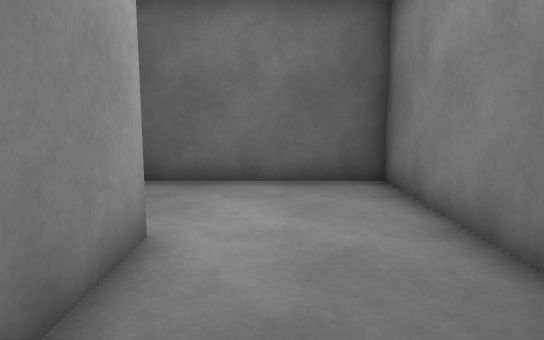
View 1 (above)

17 first-person views from a walk through a 3-D level made in the Unity game engine. The camera is 1.3 m above the floor, tilts 8° down and sees 70° across. The floor is counted in squares, 0.9 m on a side. Each view is taken from the middle of a square. On the plan, view 1 faces up. The plan holds only what a view shows up to about 17 squares ahead; the rest is blank. The place goes on beyond the plan. The player character is not drawn. Some surface patterns are stand-ins.

View 2
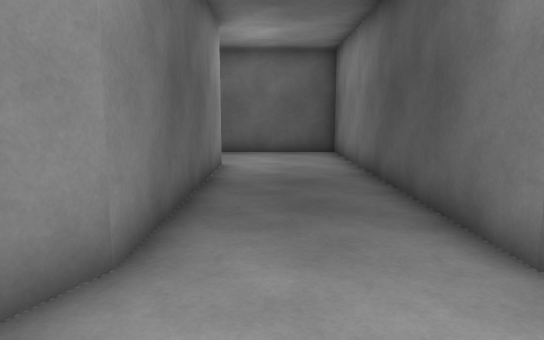

View 3
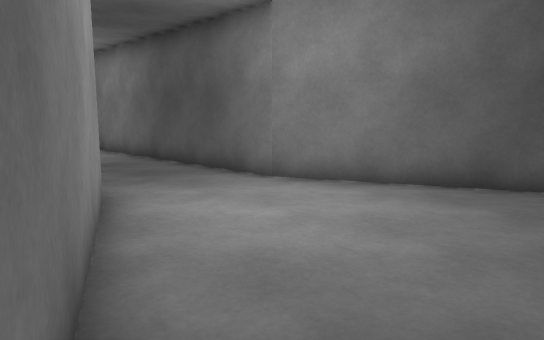

View 4
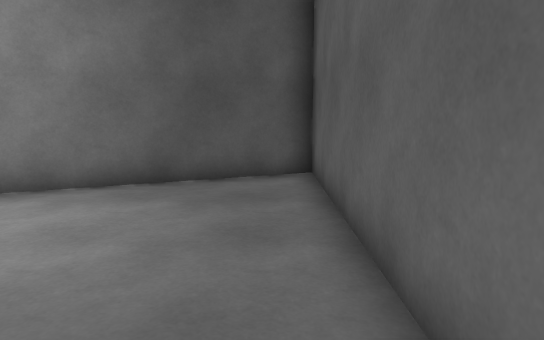

View 5
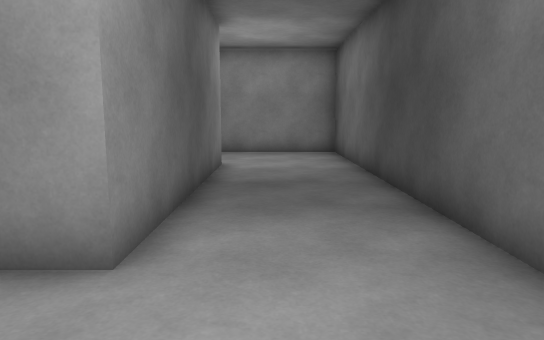

View 6
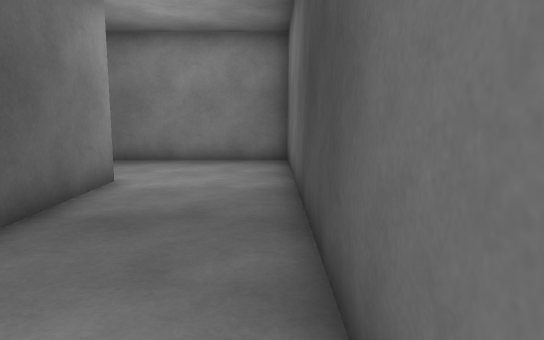

View 7
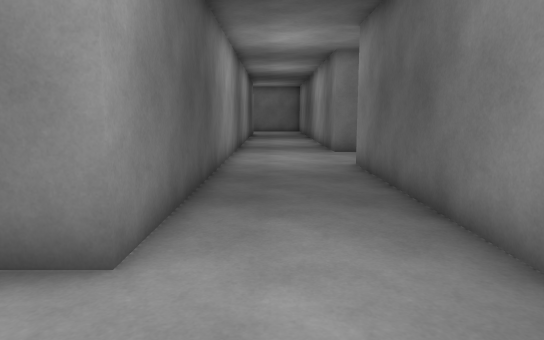

View 8
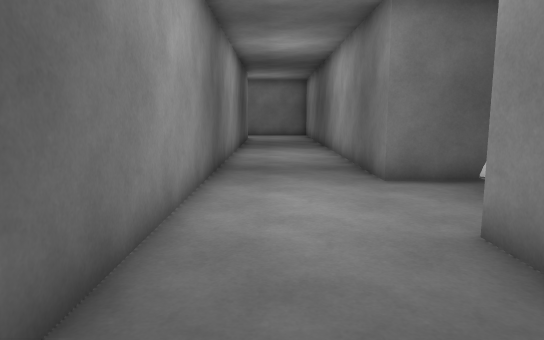

View 9
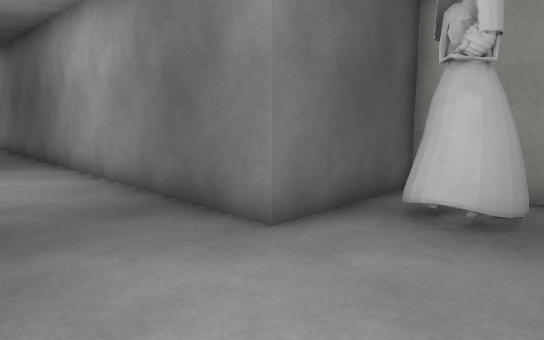

View 10
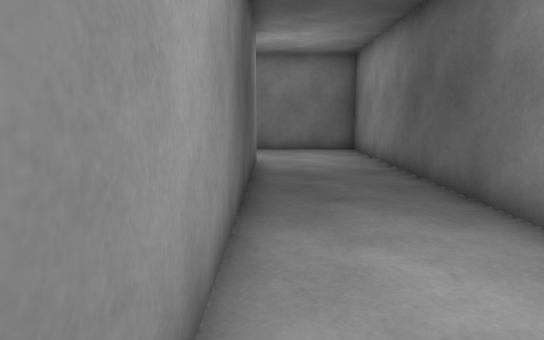

View 11
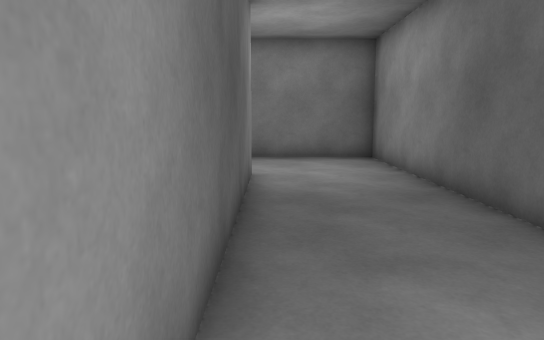

View 12
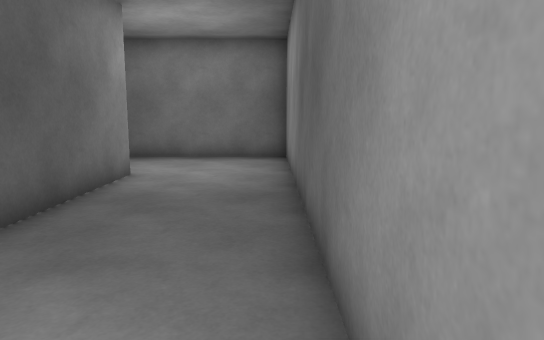

View 13
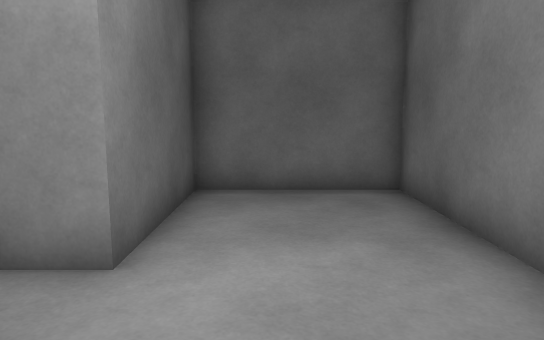

View 14
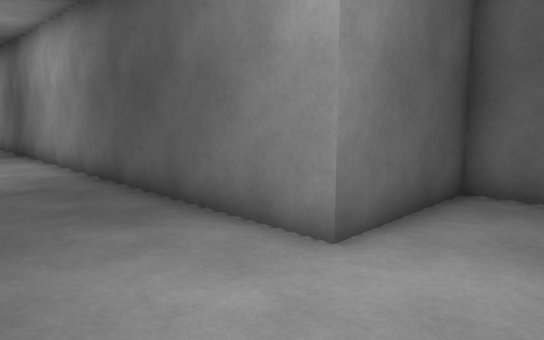

View 15
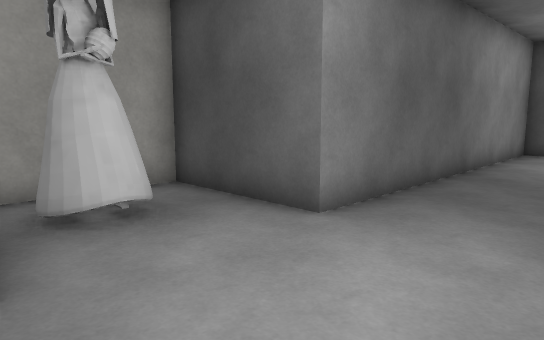

View 16
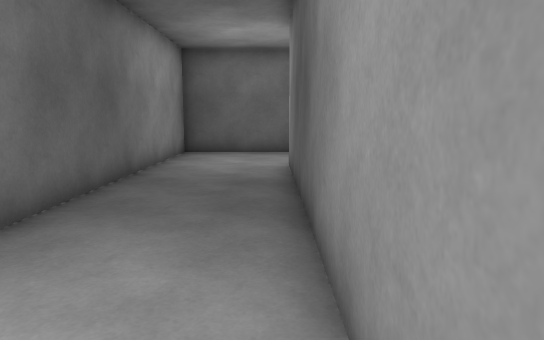

View 17
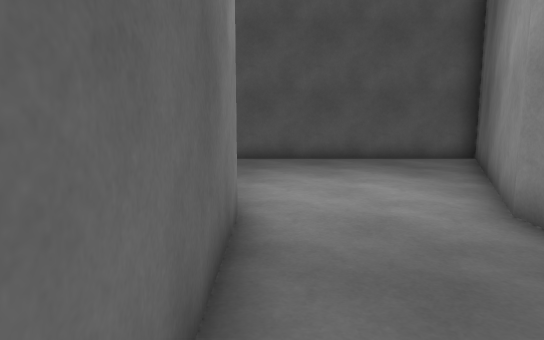

### Floor plan
Points are (right, up) in squares from view 1. A wall is a line through its corners. A room is listed if a view was taken in it or the views show most of it. See-through windows are left out.
Room 1 (views 1, 2, 3, 4, 5, 6, 7, 8, 9, 10, 11, 12, 13, 14, 15, 16, 17)
walls: (-13.5, -7.5) (-13.5, -27.5) (-5.5, -27.5) (-5.5, -23.5) (-9.5, -23.5) (-9.5, 4.5) (-1.5, 4.5) (-1.5, -3.5) (-4.8, -11) (5.8, -11) (2.5, -3.5) (2.5, 8.5) (-13.5, 8.5) (-13.5, -3.5) (-17.5, -3.5) (-17.5, -7.5) (-13.5, -7.5)
objects: other object (-16, -6) to (-15, -5)

Where each view was taken, in squares from view 1:
view 1: 0 up, 0 right, facing up
view 2: 7 down, 0 right, facing up
view 3: 10 down, 4 left, facing up-right
view 4: 10 down, 4 left, facing right
view 5: 6 up, 2 right, facing left
view 6: 8 up, 1 left, facing left
view 7: 8 up, 11 left, facing down
view 8: 1 up, 11 left, facing down
view 9: 4 down, 10 left, facing down-left
view 10: 11 down, 10 left, facing down
view 11: 14 down, 10 left, facing down
view 12: 14 down, 13 left, facing down
view 13: 25 down, 13 left, facing right
view 14: 26 down, 13 left, facing up-right
view 15: 8 down, 10 left, facing up-left
view 16: 7 down, 10 left, facing up
view 17: 2 up, 2 right, facing down
